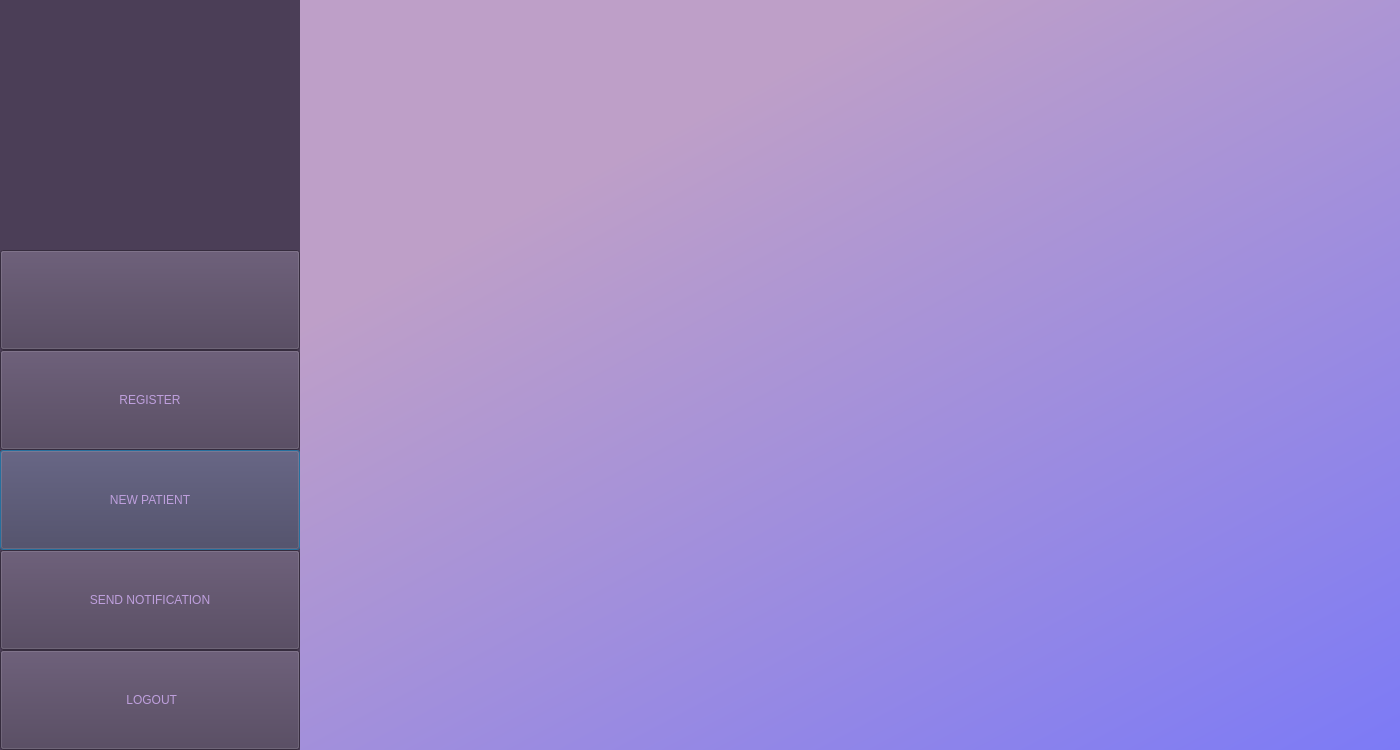
<?xml version="1.0" encoding="UTF-8"?>
<ui version="4.0">
 <class>dashboardDialog</class>
 <widget class="QDialog" name="dashboardDialog">
  <property name="geometry">
   <rect>
    <x>0</x>
    <y>0</y>
    <width>1400</width>
    <height>750</height>
   </rect>
  </property>
  <property name="sizePolicy">
   <sizepolicy hsizetype="Expanding" vsizetype="Expanding">
    <horstretch>0</horstretch>
    <verstretch>0</verstretch>
   </sizepolicy>
  </property>
  <property name="minimumSize">
   <size>
    <width>300</width>
    <height>750</height>
   </size>
  </property>
  <property name="windowTitle">
   <string>Dialog</string>
  </property>
  <property name="styleSheet">
   <string notr="true"/>
  </property>
  <layout class="QVBoxLayout" name="verticalLayout">
   <property name="leftMargin">
    <number>0</number>
   </property>
   <property name="topMargin">
    <number>0</number>
   </property>
   <property name="rightMargin">
    <number>0</number>
   </property>
   <property name="bottomMargin">
    <number>0</number>
   </property>
   <item>
    <widget class="QWidget" name="dashwidget" native="true">
     <property name="enabled">
      <bool>true</bool>
     </property>
     <property name="sizePolicy">
      <sizepolicy hsizetype="Expanding" vsizetype="Expanding">
       <horstretch>0</horstretch>
       <verstretch>0</verstretch>
      </sizepolicy>
     </property>
     <property name="styleSheet">
      <string notr="true">QWidget#dashwidget{
	background-color: qlineargradient(spread:pad, x1:0, y1:0, x2:1, y2:1, stop:0.323383 rgba(190, 159, 200, 255), stop:1 rgba(124, 122, 246, 255))
}</string>
     </property>
     <layout class="QHBoxLayout" name="horizontalLayout">
      <property name="leftMargin">
       <number>0</number>
      </property>
      <property name="topMargin">
       <number>0</number>
      </property>
      <property name="rightMargin">
       <number>0</number>
      </property>
      <property name="bottomMargin">
       <number>0</number>
      </property>
      <item>
       <widget class="QWidget" name="widget" native="true">
        <property name="minimumSize">
         <size>
          <width>300</width>
          <height>750</height>
         </size>
        </property>
        <property name="styleSheet">
         <string notr="true">background-color: rgb(75, 62, 87);</string>
        </property>
        <layout class="QVBoxLayout" name="verticalLayout_2">
         <property name="spacing">
          <number>0</number>
         </property>
         <property name="leftMargin">
          <number>0</number>
         </property>
         <property name="topMargin">
          <number>0</number>
         </property>
         <property name="rightMargin">
          <number>0</number>
         </property>
         <property name="bottomMargin">
          <number>0</number>
         </property>
         <item>
          <spacer name="verticalSpacer">
           <property name="orientation">
            <enum>Qt::Vertical</enum>
           </property>
           <property name="sizeHint" stdset="0">
            <size>
             <width>20</width>
             <height>500</height>
            </size>
           </property>
          </spacer>
         </item>
         <item>
          <widget class="QPushButton" name="updateButton">
           <property name="minimumSize">
            <size>
             <width>300</width>
             <height>100</height>
            </size>
           </property>
           <property name="styleSheet">
            <string notr="true">font: 18pt &quot;Calibri&quot;;
color: rgb(190, 159, 221);</string>
           </property>
           <property name="text">
            <string/>
           </property>
          </widget>
         </item>
         <item>
          <widget class="QPushButton" name="register2">
           <property name="minimumSize">
            <size>
             <width>300</width>
             <height>100</height>
            </size>
           </property>
           <property name="styleSheet">
            <string notr="true">font: 18pt &quot;Calibri&quot;;
color: rgb(190, 159, 221);</string>
           </property>
           <property name="text">
            <string>REGISTER</string>
           </property>
          </widget>
         </item>
         <item>
          <widget class="QPushButton" name="new2">
           <property name="minimumSize">
            <size>
             <width>125</width>
             <height>100</height>
            </size>
           </property>
           <property name="cursor">
            <cursorShape>ArrowCursor</cursorShape>
           </property>
           <property name="acceptDrops">
            <bool>true</bool>
           </property>
           <property name="styleSheet">
            <string notr="true">font: 18pt &quot;Calibri&quot;;
color: rgb(190, 159, 221);</string>
           </property>
           <property name="text">
            <string>NEW PATIENT</string>
           </property>
           <property name="autoRepeat">
            <bool>false</bool>
           </property>
           <property name="default">
            <bool>true</bool>
           </property>
          </widget>
         </item>
         <item>
          <widget class="QPushButton" name="tele">
           <property name="minimumSize">
            <size>
             <width>300</width>
             <height>100</height>
            </size>
           </property>
           <property name="styleSheet">
            <string notr="true">font: 18pt &quot;Calibri&quot;;
color: rgb(190, 159, 221);</string>
           </property>
           <property name="text">
            <string>SEND NOTIFICATION</string>
           </property>
          </widget>
         </item>
         <item>
          <widget class="QPushButton" name="logout">
           <property name="minimumSize">
            <size>
             <width>300</width>
             <height>100</height>
            </size>
           </property>
           <property name="styleSheet">
            <string notr="true">font: 18pt &quot;Calibri&quot;;
color:rgb(190, 159, 221);
background-color:rgb(75, 62, 87);</string>
           </property>
           <property name="text">
            <string> LOGOUT</string>
           </property>
           <property name="icon">
            <iconset>
             <normaloff>logout icon.png</normaloff>logout icon.png</iconset>
           </property>
           <property name="iconSize">
            <size>
             <width>30</width>
             <height>30</height>
            </size>
           </property>
          </widget>
         </item>
        </layout>
       </widget>
      </item>
      <item>
       <spacer name="verticalSpacer_4">
        <property name="orientation">
         <enum>Qt::Vertical</enum>
        </property>
        <property name="sizeHint" stdset="0">
         <size>
          <width>20</width>
          <height>40</height>
         </size>
        </property>
       </spacer>
      </item>
      <item>
       <layout class="QVBoxLayout" name="verticalLayout_3">
        <item>
         <spacer name="verticalSpacer_3">
          <property name="orientation">
           <enum>Qt::Vertical</enum>
          </property>
          <property name="sizeHint" stdset="0">
           <size>
            <width>20</width>
            <height>40</height>
           </size>
          </property>
         </spacer>
        </item>
        <item>
         <widget class="QLabel" name="name">
          <property name="minimumSize">
           <size>
            <width>1000</width>
            <height>50</height>
           </size>
          </property>
          <property name="styleSheet">
           <string notr="true">font: 25pt &quot;Calibri&quot;;
color:rgb(26, 27, 85)</string>
          </property>
          <property name="text">
           <string>&lt;html&gt;&lt;head/&gt;&lt;body&gt;&lt;p&gt;&lt;br/&gt;&lt;/p&gt;&lt;/body&gt;&lt;/html&gt;</string>
          </property>
         </widget>
        </item>
        <item>
         <spacer name="horizontalSpacer">
          <property name="orientation">
           <enum>Qt::Horizontal</enum>
          </property>
          <property name="sizeHint" stdset="0">
           <size>
            <width>40</width>
            <height>20</height>
           </size>
          </property>
         </spacer>
        </item>
        <item>
         <spacer name="verticalSpacer_5">
          <property name="orientation">
           <enum>Qt::Vertical</enum>
          </property>
          <property name="sizeHint" stdset="0">
           <size>
            <width>20</width>
            <height>40</height>
           </size>
          </property>
         </spacer>
        </item>
        <item>
         <spacer name="verticalSpacer_2">
          <property name="orientation">
           <enum>Qt::Vertical</enum>
          </property>
          <property name="sizeHint" stdset="0">
           <size>
            <width>20</width>
            <height>40</height>
           </size>
          </property>
         </spacer>
        </item>
       </layout>
      </item>
     </layout>
    </widget>
   </item>
  </layout>
 </widget>
 <resources/>
 <connections/>
</ui>
